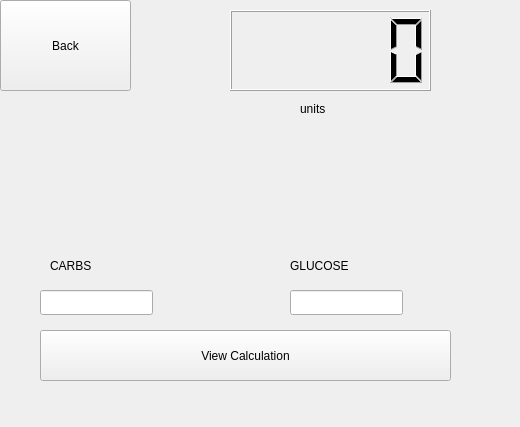
<?xml version="1.0" encoding="UTF-8"?>
<ui version="4.0">
 <class>bolus</class>
 <widget class="QWidget" name="bolus">
  <property name="geometry">
   <rect>
    <x>0</x>
    <y>0</y>
    <width>520</width>
    <height>427</height>
   </rect>
  </property>
  <property name="windowTitle">
   <string>Form</string>
  </property>
  <widget class="QLineEdit" name="CarbsLineEdit">
   <property name="geometry">
    <rect>
     <x>40</x>
     <y>290</y>
     <width>113</width>
     <height>25</height>
    </rect>
   </property>
  </widget>
  <widget class="QPushButton" name="LogoBtn">
   <property name="geometry">
    <rect>
     <x>0</x>
     <y>0</y>
     <width>131</width>
     <height>91</height>
    </rect>
   </property>
   <property name="text">
    <string>Back</string>
   </property>
  </widget>
  <widget class="QPushButton" name="CalculationBtn">
   <property name="geometry">
    <rect>
     <x>40</x>
     <y>330</y>
     <width>411</width>
     <height>51</height>
    </rect>
   </property>
   <property name="text">
    <string>View Calculation</string>
   </property>
  </widget>
  <widget class="QLCDNumber" name="CalculationDisplay">
   <property name="geometry">
    <rect>
     <x>230</x>
     <y>10</y>
     <width>201</width>
     <height>81</height>
    </rect>
   </property>
  </widget>
  <widget class="QLabel" name="GlucoseLabel">
   <property name="geometry">
    <rect>
     <x>290</x>
     <y>240</y>
     <width>221</width>
     <height>51</height>
    </rect>
   </property>
   <property name="text">
    <string>GLUCOSE</string>
   </property>
  </widget>
  <widget class="QLabel" name="CarbsLabel">
   <property name="geometry">
    <rect>
     <x>50</x>
     <y>240</y>
     <width>221</width>
     <height>51</height>
    </rect>
   </property>
   <property name="text">
    <string>CARBS</string>
   </property>
  </widget>
  <widget class="QLabel" name="UnitsLabel">
   <property name="geometry">
    <rect>
     <x>300</x>
     <y>100</y>
     <width>62</width>
     <height>17</height>
    </rect>
   </property>
   <property name="text">
    <string>units</string>
   </property>
  </widget>
  <widget class="QLineEdit" name="GlucoseLineEdit">
   <property name="geometry">
    <rect>
     <x>290</x>
     <y>290</y>
     <width>113</width>
     <height>25</height>
    </rect>
   </property>
  </widget>
 </widget>
 <resources/>
 <connections/>
</ui>
